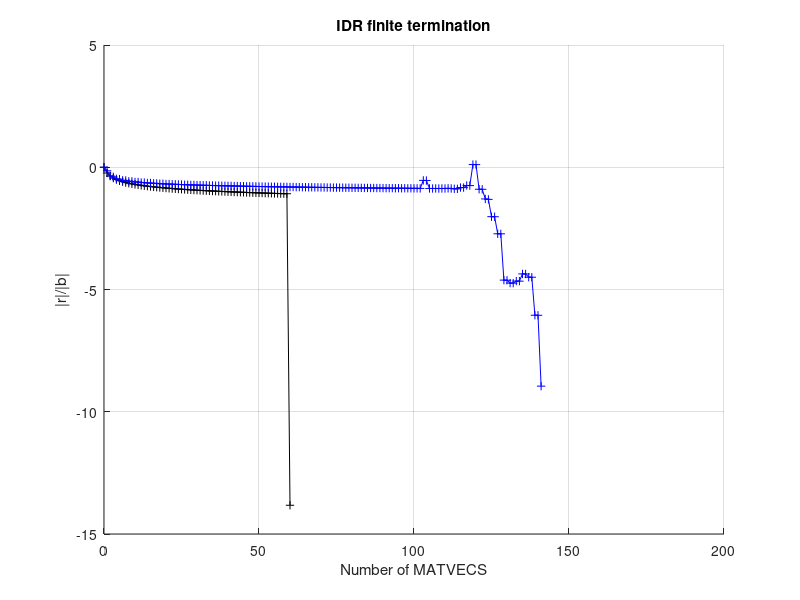

Write MATLAB code to recreate this figure. (Note: this script raises an error after producing the figure.)
%
% 1D convection diffusion test problem
%
% The software is distributed without any warranty.
%
% Martin van Gijzen
% Copyright (c) February 2014
%

clear all;
close all;
clc;

disp('FDM discretisation of a 1D convection-diffusion problem');
disp('+++++++++++++++++++++++++++++++++++++++++++++++++++++++++++++++++++++++++++++++');

% Define system

% Defaults:
N = 60;
Pe = 0.5;

A = gallery('tridiag',N,-1-Pe,2,-1+Pe);

b = zeros(N,1);;
b(1) = 1+Pe;
b(N) = 1-Pe;

disp('1D convection-diffusion problem, N=60 gridpoints.');
disp('This problem tests the finite termination of IDR(s).');
disp('IDR(s) should terminate in at most N+N/s iterations.');
disp('The termination criterion is ||r||/||b|| < 1e-8.');
disp(' ');

% Parameters for the iterative solvers:

tol = 1e-8;
maxit = 1000;

choice = 1;
scrsz = get(0,'ScreenSize');
fig = figure('Position',[scrsz(1) + scrsz(3)/2 scrsz(4)/2 scrsz(3)/2 scrsz(4)/2]);
hold on;
xlabel('Number of MATVECS')
ylabel('|r|/|b|')
title(['IDR finite termination']);
grid on;

t = cputime;
disp('GMRES iteration...');
[x, flag, relres, iter, resvec] = gmres(A, b, [], tol, maxit );
time = cputime - t;
resvec = log10(resvec/norm(b));
figure(fig);
it = [0:1:length(resvec)-1];
plot(it,resvec,'k-+');
drawnow;
disp(['Final accuracy: ', num2str(norm(b-A*x)/norm(b))])
disp(['Iterations: ',num2str(iter)]);
disp(['CPU time: ',num2str(time),'s.']);
disp(' ');

t = cputime;
disp('BiCGSTAB iteration...');
[x, flag, relres, iter, resvec] = bicgstab(A, b, tol, maxit );
time = cputime - t;
resvec = log10(resvec/norm(b));
figure(fig);
it = [0:1:length(resvec)-1];
plot(it,resvec,'b-+');
drawnow;
disp(['Final accuracy: ', num2str(norm(b-A*x)/norm(b))])
disp(['Iterations: ',num2str(iter)]);
disp(['CPU time: ',num2str(time),'s.']);
disp(' ');

s = 1;
t = cputime;
disp('IDR(1) iteration...');
% Compute solution
[x, flag, relres, iter, resvec] = idrs( A, b, s, [], tol, maxit );
time = cputime - t;
resvec = log10(resvec/norm(b));
figure(fig);
it = [0:1:length(resvec)-1];
plot(it,resvec,'r-+');
drawnow;
disp(['Final accuracy: ', num2str(norm(b-A*x)/norm(b))]);
disp(['Iterations: ',num2str(iter)]);
disp(['CPU time: ',num2str(time),'s.']);
disp(' ');

s = 2;
t = cputime;
disp('IDR(2) iteration...');
% Initial iterations to compute ritz values:
[x, flag, relres, iter, resvec] = idrs( A, b, s, [], tol, maxit );
time = cputime - t;
figure(fig);
resvec = log10(resvec/norm(b));
it = [0:1:length(resvec)-1];
plot(it,resvec,'r-x');
drawnow;
disp(['Final accuracy: ', num2str(norm(b-A*x)/norm(b))]);
disp(['Iterations: ',num2str(iter)]);
disp(['CPU time: ',num2str(time),'s.']);
disp(' ');

s = 4;
t = cputime;
disp('IDR(4) iteration...');
% Compute solution
[x, flag, relres, iter, resvec] = idrs( A, b, s, [], tol, maxit );
time = cputime - t;
resvec = log10(resvec/norm(b));
figure(fig);
it = [0:1:length(resvec)-1];
plot(it,resvec,'r-*');
drawnow;
disp(['Final accuracy: ', num2str(norm(b-A*x)/norm(b))]);
disp(['Iterations: ',num2str(iter)]);
disp(['CPU time: ',num2str(time),'s.']);
disp(' ');

s = 8;
t = cputime;
disp('IDR(8) iteration...');
% Compute solution
randn('seed',0);
%x0 = randn(n,1);
[x, flag, relres, iter, resvec] = idrs( A, b, s, [], tol, maxit );
time = cputime - t;
resvec = log10(resvec/norm(b));
figure(fig);
it = [0:1:length(resvec)-1];
plot(it,resvec,'r-s');
drawnow;
disp(['Final accuracy: ', num2str(norm(b-A*x)/norm(b))]);
disp(['Iterations: ',num2str(iter)]);
disp(['CPU time: ',num2str(time),'s.']);
disp(' ');

s = 1;
t = cputime;
disp('QMRIDR(1) iteration...');
% Compute solution
[x, flag, relres, iter, resvec] = qmridr( A, b, s, [], tol, maxit );
time = cputime - t;
resvec = log10(resvec/norm(b));
figure(fig);
it = [0:1:length(resvec)-1];
plot(it,resvec,'g-+');
drawnow;
disp(['Final accuracy: ', num2str(norm(b-A*x)/norm(b))]);
disp(['Iterations: ',num2str(iter)]);
disp(['CPU time: ',num2str(time),'s.']);
disp(' ');

s = 2;
t = cputime;
disp('QMRIDR(2) iteration...');
% Initial iterations to compute ritz values:
[x, flag, relres, iter, resvec] = qmridr( A, b, s, [], tol, maxit );
time = cputime - t;
figure(fig);
resvec = log10(resvec/norm(b));
it = [0:1:length(resvec)-1];
plot(it,resvec,'g-x');
drawnow;
disp(['Final accuracy: ', num2str(norm(b-A*x)/norm(b))]);
disp(['Iterations: ',num2str(iter)]);
disp(['CPU time: ',num2str(time),'s.']);
disp(' ');

s = 4;
t = cputime;
disp('QMRIDR(4) iteration...');
% Compute solution
[x, flag, relres, iter, resvec] = qmridr( A, b, s, [], tol, maxit );
time = cputime - t;
resvec = log10(resvec/norm(b));
figure(fig);
it = [0:1:length(resvec)-1];
plot(it,resvec,'g-*');
drawnow;
disp(['Final accuracy: ', num2str(norm(b-A*x)/norm(b))]);
disp(['Iterations: ',num2str(iter)]);
disp(['CPU time: ',num2str(time),'s.']);
disp(' ');

s = 8;
t = cputime;
disp('QMRIDR(8) iteration...');
% Compute solution
randn('seed',0);
%x0 = randn(n,1);
[x, flag, relres, iter, resvec] = qmridr( A, b, s, [], tol, maxit );
time = cputime - t;
resvec = log10(resvec/norm(b));
figure(fig);
it = [0:1:length(resvec)-1];
plot(it,resvec,'g-s');
drawnow;
disp(['Final accuracy: ', num2str(norm(b-A*x)/norm(b))]);
disp(['Iterations: ',num2str(iter)]);
disp(['CPU time: ',num2str(time),'s.']);
disp(' ');

legend('GMRES', 'BiCGSTAB', 'IDR(1)', 'IDR(2)', 'IDR(4)', 'IDR(8)', 'QMRIDR(1)', 'QMRIDR(2)', 'QMRIDR(4)', 'QMRIDR(8)');
hold off;

